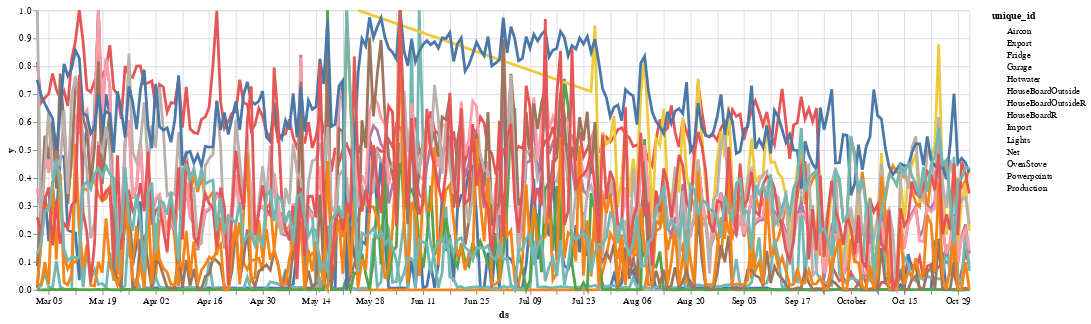

The code cell stored with this chart in its notebook:
### Code cell
altair_plot(df)

### Figure 1 — Vega-Lite specification as saved in the notebook (floating-point values rounded to 4 significant figures; data arrays with more than 128 entries replaced by an {"elided": "..."} marker saying what was removed)
{"config": {"view": {"continuousWidth": 300, "continuousHeight": 300}}, "layer": [{"mark": {"type": "circle"}, "encoding": {"color": {"field": "unique_id", "type": "nominal"}, "opacity": {"value": 0}, "x": {"field": "ds", "type": "temporal"}, "y": {"field": "y", "type": "quantitative"}}, "name": "view_1"}, {"mark": {"type": "line"}, "encoding": {"color": {"field": "unique_id", "type": "nominal"}, "size": {"condition": {"test": {"not": {"param": "param_1"}}, "value": 1}, "value": 3}, "x": {"field": "ds", "type": "temporal"}, "y": {"field": "y", "type": "quantitative"}}}], "data": {"name": "data-30c57d9e288bd443efe2ef7e75d33e3a"}, "params": [{"name": "param_1", "select": {"type": "point", "fields": ["unique_id"], "nearest": true, "on": "mouseover"}, "bind": "legend", "views": ["view_1"]}], "width": 1000, "$schema": "https://vega.github.io/schema/vega-lite/v5.15.1.json", "datasets": {"data-30c57d9e288bd443efe2ef7e75d33e3a": {"elided": "3430 records"}}}
